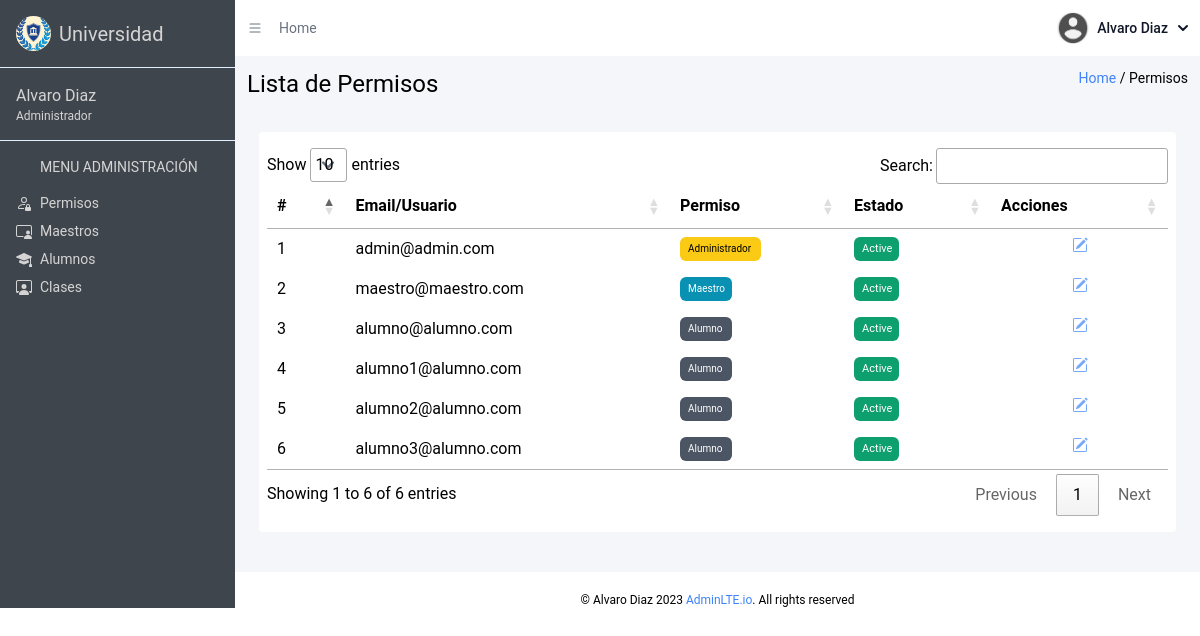
Before: /view/admin_views/permisos.php (signed in) with the older database file.
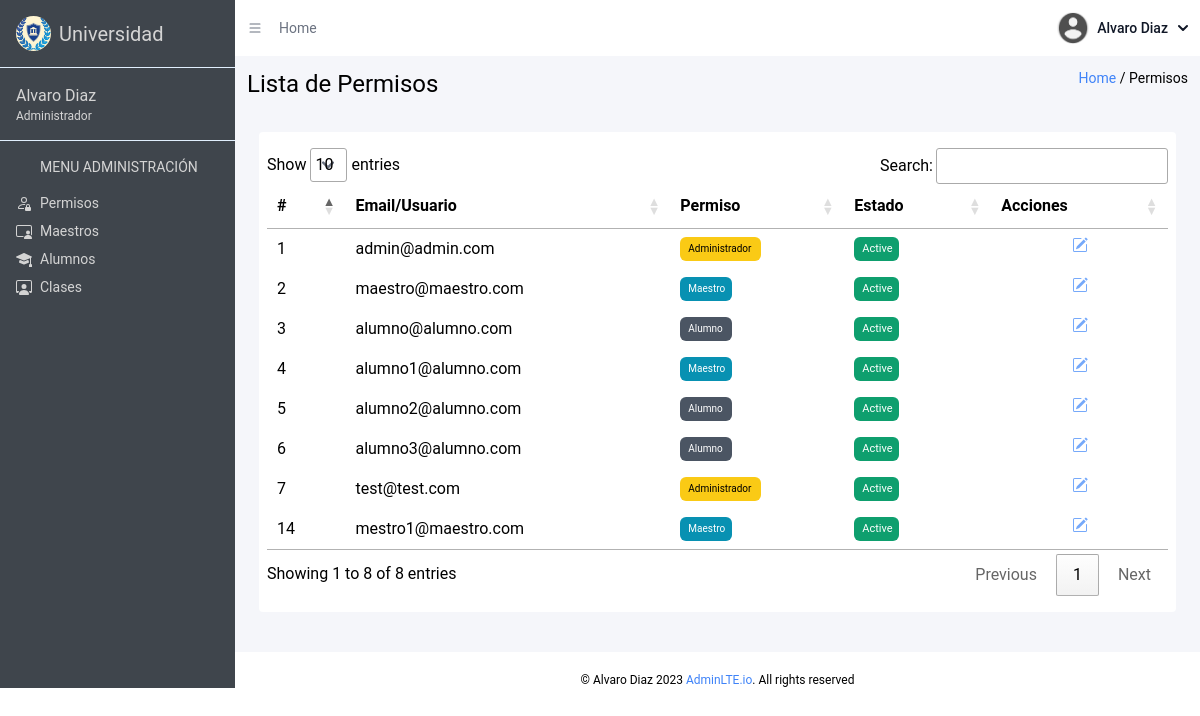
After: the same page with the newer database file.
### tables this page shows
CREATE TABLE `usuario` (
  `id` int(11) NOT NULL,
  `email` varchar(20) NOT NULL,
  `password` varchar(30) NOT NULL,
  `rol` int(11) NOT NULL DEFAULT 1,
  `nombre` varchar(20) NOT NULL,
  `apellido` varchar(20) NOT NULL,
  `contacto` int(11) NOT NULL,
  `estado` tinyint(1) DEFAULT 1
);

### view/admin_views/permisos.php (the view, shortened to what the changed rows need)
<!DOCTYPE html>
<html lang="en">
<head>
  <link href="../../dist/output.css" rel="stylesheet">
  <link rel="stylesheet" href="https://cdn.datatables.net/1.13.6/css/jquery.dataTables.css" />
</head>
<body class="h-[100vh]">
  <div class="text-2xl flex h-full">
    <aside id="toggle-menu" class="menu w-[235px] min-w-[235px] text-sm bg-[#3f454c] text-neutral-300">
      <div class="logo p-4 flex gap-2 items-center border-b-[1px] border-solid border-blue-100">
        <h2 class="text-xl">Universidad</h2>
      </div>
    </aside>
    <main id="toggle-bg" class="w-full">
      <section class="bg-white flex items-center justify-between text-sm p-3 text-gray-500">
        <div href="#" class="flex gap-4 items-center">
          <h2>Home</h2>
        </div>
      </section>
      <section class="bg-[#F5F6FA] pb-10">
        <div class="title flex justify-between p-3">
          <h2 class="text-2xl">Lista de Permisos</h2>
          <div class="path text-sm">
          </div>
        </div>
        <div class="content text-xs mt-5 mx-2 py-2 overflow-x-auto md:text-sm md:px-2 md:py-4 bg-white rounded lg:text-base lg:mx-6">
          <table id="myTable" class="table table-auto">
            <thead class="">
              <tr>
                <th>#</th>
                <th>Email/Usuario</th>
                <th>Permiso</th>
                <th>Estado</th>
                <th>Acciones</th>
              </tr>
            </thead>
            <tbody>
            <?php
            include($_SERVER["DOCUMENT_ROOT"] . "/controller/conn.php");
            $sql = $conn->query("SELECT id, email, rol, nombre, apellido, contacto, estado FROM usuario");
            while($datos = $sql->fetch_object()) { ?>
              <tr>
                <td><?= $datos->id ?></td>
                <td><?= $datos->email ?></td>
                <td>
                  <?php
                  switch ($datos->rol) {
                      case '1':
                          echo '<span class="bg-yellow-300 text-[10px] px-2 rounded-md grid items-center w-[81px]">Administrador</span>';
                          break;
                      case '2':
                          echo '<span class="bg-cyan-600 text-[10px] text-white px-2 rounded-md grid items-center w-[52px]">Maestro</span>';
                          break;
                      default:
                          echo '<span class="bg-gray-600 text-[10px] text-white px-2 rounded-md grid items-center w-[52px]">Alumno</span>';
                          break;
                  }
                  ?>
                </td>
                <td>
                  <?php
                  switch ($datos->estado) {
                    case '1':
                      echo '<span class="bg-green-500 text-[11px] text-white px-2 rounded-md grid items-center w-[45px]">Active</span>';
                      break;
                  }
                  ?>
                </td>
                <td class="grid items-center">
                  <button data-email=<?= $datos->email ?> class="text-blue-400 flex justify-center editar-permiso-btn">
                  </button>
                </td>
              </tr>
            <?php
            } ?>
            </tbody>
          </table>
        </div>
      </section>
    </main>
  </div>
</body>
</html>

Changed rows visible on the page:
changed usuario "alumno1@alumno.com": rol "Alumno" → "Maestro"
added usuario: id "7", email "test@test.com", rol "Administrador", estado "Active"
added usuario: id "14", email "mestro1@maestro.com", rol "Maestro", estado "Active"
Other visible differences:
text written by a page script: "Show entries Search: Showing 1 to 6 of 6 entries Previous 1 Next" → "Show entries Search: Showing 1 to 8 of 8 entries Previous 1 Next"
